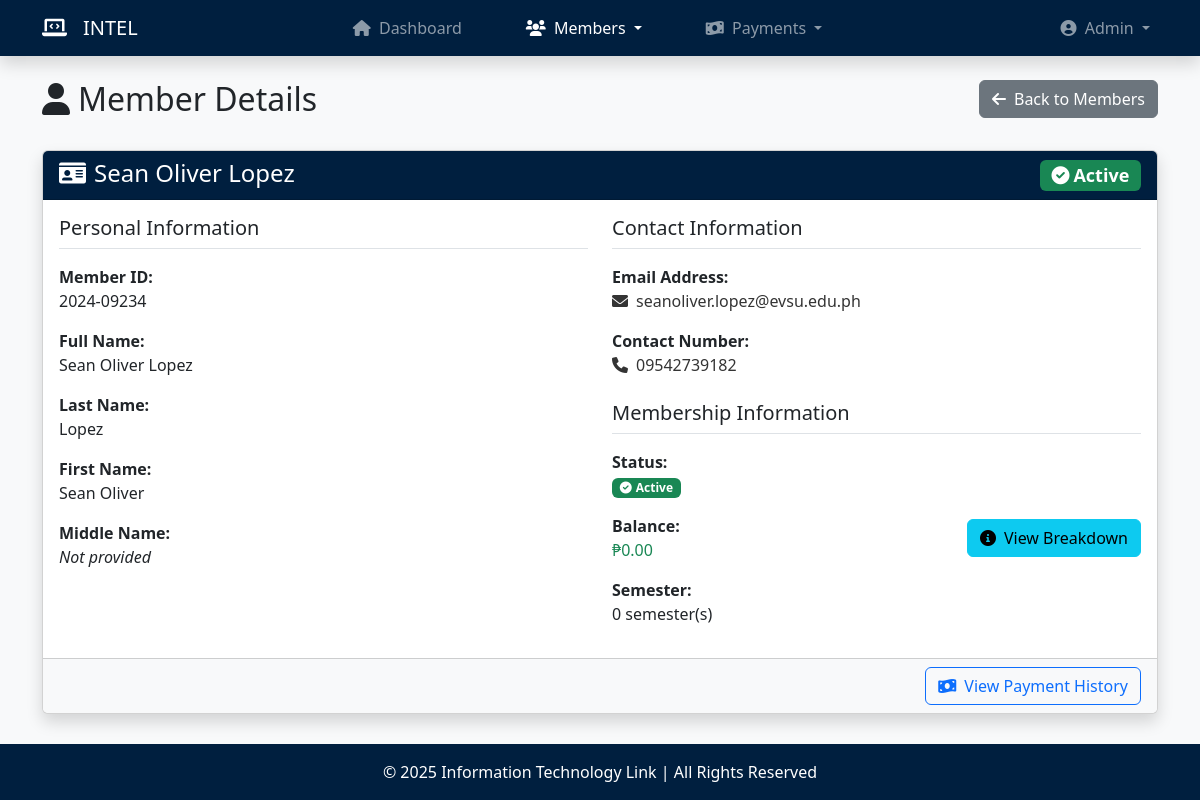
The app's page /view_member.php?id=2024-09234, older data.
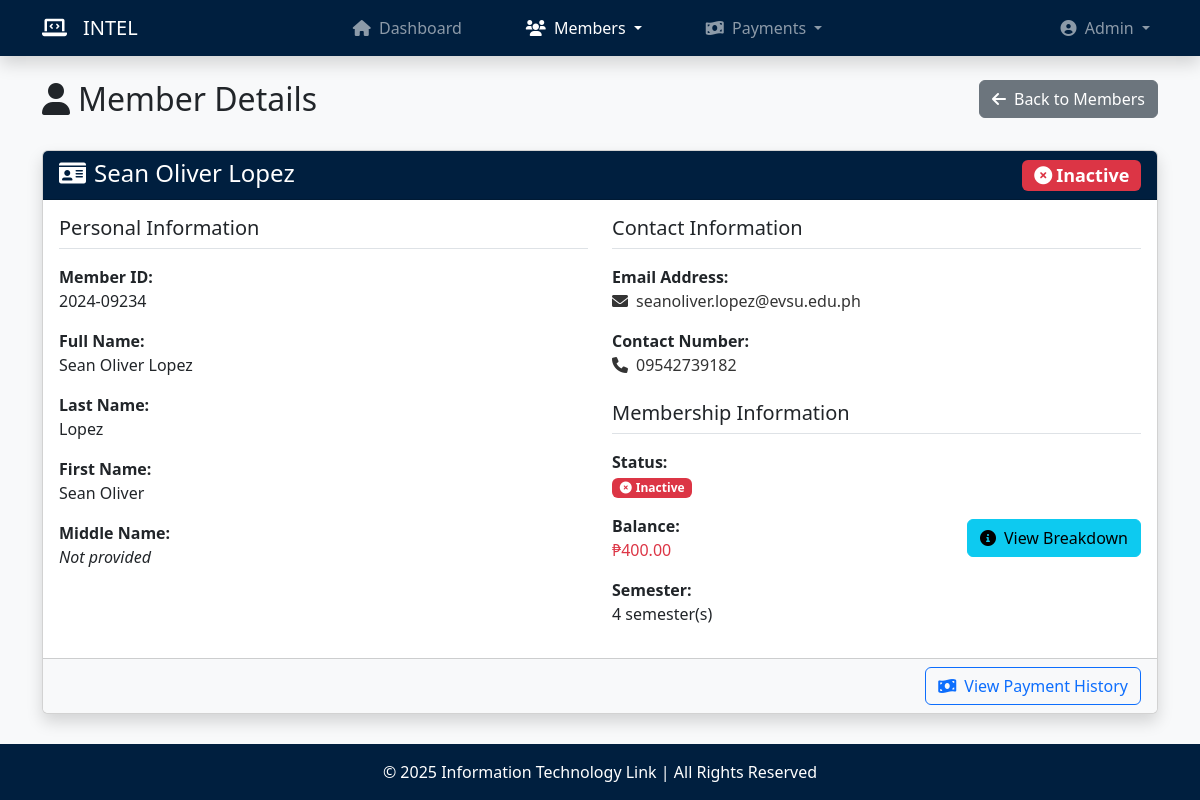
The same page, newer data.
### tables this page shows
CREATE TABLE `members` (
  `member_id` varchar(25) NOT NULL,
  `last_name` varchar(30) NOT NULL,
  `first_name` varchar(30) NOT NULL,
  `middle_name` varchar(30) DEFAULT NULL,
  `contact_num` varchar(15) NOT NULL,
  `email` varchar(60) NOT NULL,
  `status` enum('Active','Inactive') NOT NULL,
  `membership_date` timestamp NOT NULL DEFAULT current_timestamp()
);

### view_member.php (the view, shortened to what the changed rows need)
<?php
    require_once('database.php');
    require_once('functions.php');
    $member_id = sanitize_input($_GET['id']);
    $stmt = $conn->prepare("
        SELECT
            m.*,
            COALESCE(SUM(f.fee_amount), 0) AS total_fee_amount,
            COUNT(f.semester) AS semester_count,
            COALESCE(SUM(CASE WHEN f.status = 'Unpaid' THEN f.fee_amount ELSE 0 END), 0) AS total_unpaid_fees,
            COUNT(CASE WHEN f.status = 'Unpaid' THEN f.semester END) AS unpaid_semester_count
        FROM members m
        LEFT JOIN fees f ON m.member_id = f.member_id
        WHERE m.member_id = ?
        GROUP BY m.member_id
    ");
    $stmt->bind_param("s", $member_id);
    $stmt->execute();
    $result = $stmt->get_result();
    $member = $result->fetch_assoc();
?>
<!DOCTYPE html>
<html lang="en">
<head>
    <link rel="stylesheet" href="https://cdn.jsdelivr.net/npm/bootstrap@5.3.0-alpha1/dist/css/bootstrap.min.css">
    <link rel="stylesheet" href="https://cdnjs.cloudflare.com/ajax/libs/font-awesome/6.0.0/css/all.min.css">
</head>
<body>
    <?php include('navbar.php'); ?>
    <main class="container my-4">
        <div class="row mb-4">
            <div class="col-md-6">
                <h2><i class="fas fa-user me-2"></i>Member Details</h2>
            </div>
        </div>
        <div class="card shadow">
            <div class="card-header bg-navy text-white">
                <h4 class="mb-0">
                    <i class="fas fa-id-card me-2"></i><?php echo htmlspecialchars(format_name($member['first_name'], $member['last_name'], $member['middle_name'])); ?>
                    <span class="float-end"><?php echo get_status_badge($member['status']); ?></span>
                </h4>
            </div>
            <div class="card-body">
                <div class="row">
                    <div class="col-md-6">
                        <div class="mb-3">
                            <label class="fw-bold">Member ID:</label>
                            <p><?php echo htmlspecialchars($member['member_id']); ?></p>
                        </div>
                        <div class="mb-3">
                            <label class="fw-bold">Full Name:</label>
                            <p><?php echo htmlspecialchars(format_name($member['first_name'], $member['last_name'], $member['middle_name'])); ?></p>
                        </div>
                        <div class="mb-3">
                            <label class="fw-bold">Last Name:</label>
                            <p><?php echo htmlspecialchars($member['last_name']); ?></p>
                        </div>
                        <div class="mb-3">
                            <label class="fw-bold">First Name:</label>
                            <p><?php echo htmlspecialchars($member['first_name']); ?></p>
                        </div>
                    </div>
                    <div class="col-md-6">
                        <div class="mb-3">
                            <p>
                                <a href="mailto:<?php echo htmlspecialchars($member['email']); ?>" class="text-decoration-none">
                                    <i class="fas fa-envelope me-2"></i><?php echo htmlspecialchars($member['email']); ?>
                                </a>
                            </p>
                        </div>
                        <div class="mb-3">
                            <p>
                                <a href="tel:<?php echo htmlspecialchars($member['contact_num']); ?>" class="text-decoration-none">
                                    <i class="fas fa-phone me-2"></i><?php echo htmlspecialchars($member['contact_num']); ?>
                                </a>
                            </p>
                        </div>
                        <div class="mb-3">
                            <p><?php echo get_status_badge($member['status']); ?></p>
                        </div>
                        <div class="mb-3 d-flex justify-content-between align-items-center">
                        <div>
                            <div>
                            <?php if ($member['total_unpaid_fees'] > 0): ?>
                                <span class="text-danger">
                                    ₱<?php echo number_format($member['total_unpaid_fees'], 2); ?>
                                </span>
                            <?php else: ?>
                                <span class="text-success">₱0.00</span>
                            <?php endif; ?>
                            </div>
                        </div>
                        </div>
                        <div class="mb-3">
                            <label class="fw-bold">Semester:</label>
                            <p><?php echo htmlspecialchars($member['unpaid_semester_count']); ?> semester(s)</p>
                        </div>
                    </div>
                </div>
            </div>
        </div>
    </main>
</body>
</html>

### functions.php (shortened to what the changed rows need)
<?php
function sanitize_input($data) {
    $data = trim($data);
    $data = stripslashes($data);
    $data = htmlspecialchars($data, ENT_QUOTES, 'UTF-8');
    return $data;
}
function format_name($first_name, $last_name, $middle_name = '') {
    $formatted = "$first_name ";
    $formatted .= $last_name;
    return $formatted;
}
function get_status_badge($status) {
    $badge_class = '';
    $icon = '';
    switch ($status) {
        case 'Active':
            $badge_class = 'bg-success';
            $icon = 'check-circle';
            break;
        case 'Inactive':
            $badge_class = 'bg-danger';
            $icon = 'times-circle';
            break;
    }
    return '<span class="badge ' . $badge_class . '"><i class="fas fa-' . $icon . ' me-1"></i>' . $status . '</span>';
}
?>

Row changes from the older to the newer data that the page shows:
changed members "Sean Oliver Lopez": status "Active Active" → "Inactive Inactive"
Text that changed along with them:
$member['total_unpaid_fees']: (not shown) → "400.00"
$member['unpaid_semester_count']: "0" → "4"
text no longer shown: "₱0.00"
